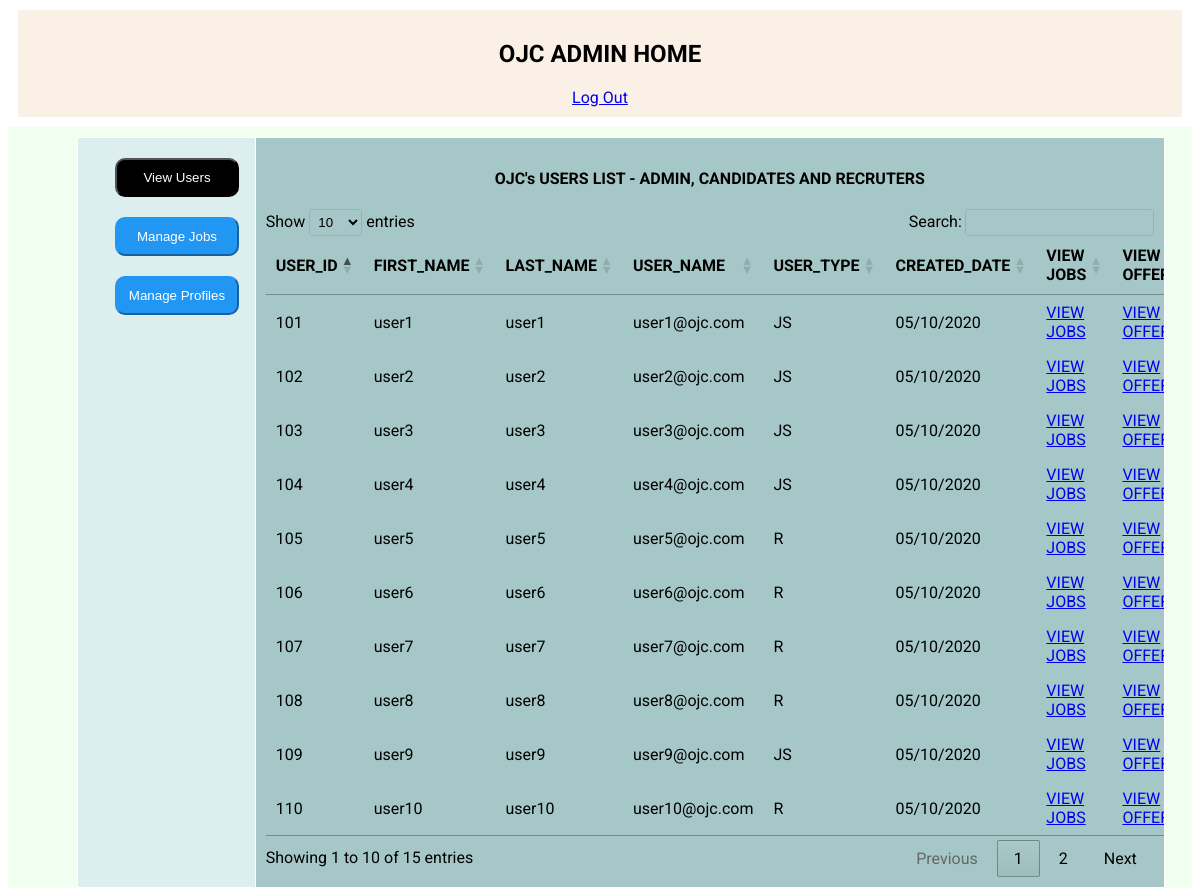
The app's page /admin/admin_index.php (signed in) with its own data.
### tables this page shows
CREATE TABLE IF NOT EXISTS OJC_USER(
	USER_ID			INT NOT NULL AUTO_INCREMENT,
	FIRST_NAME		VARCHAR(50) NOT NULL,
	LAST_NAME  	    VARCHAR(50) NOT NULL,
	USER_NAME		VARCHAR(50) NOT NULL UNIQUE,
	PASSWORD		VARCHAR(255) NOT NULL,
	USER_TYPE_ID 	INT NOT NULL,	
    UPDATED_DATE 	TIMESTAMP DEFAULT CURRENT_TIMESTAMP,
	CONSTRAINT USER_ID_PK PRIMARY KEY(USER_ID),
	CONSTRAINT USER_TYPE_ID_USER_FK FOREIGN KEY(USER_TYPE_ID) REFERENCES OJC_USER_TYPE(USER_TYPE_ID)
);

CREATE TABLE IF NOT EXISTS OJC_USER_TYPE(
	USER_TYPE_ID	INT NOT NULL AUTO_INCREMENT,
	TYPE			VARCHAR(15) NOT NULL,
	CONSTRAINT USER_TYPE_ID_PK PRIMARY KEY(USER_TYPE_ID)
);

### admin/object/user.php (called while the page is built, shortened)
<?php
class user
{
    private $conn;
    public function __construct($db)
    {
        $this->conn = $db;
    }
    function getUserType($userTypeId){
        $result = NULL;
        $query = "SELECT * FROM OJC_USER_TYPE WHERE USER_TYPE_ID = :userTypeId";
        $stmt = $this->conn->prepare($query);
        $stmt->bindParam(':userTypeId', $userTypeId);
        $stmt->execute();
        $userTypeRow = $stmt->fetch(PDO::FETCH_ASSOC);
        if($userTypeRow){
            $result = $userTypeRow['TYPE'];
        }
        return $result;
    }
    function getAllUser()
    {
        $query = "SELECT * FROM OJC_USER";
        $stmt = $this->conn->prepare($query);
        $stmt->execute();
        $userRow = $stmt->fetchAll(PDO::FETCH_ASSOC);
        return $userRow;
    }
}

### admin/home/admin_home.php (the view, shortened to what this page needs)
<?php
include_once('./config/databaseConfig.php');
include_once('./object/user.php');
$database = new DatabaseConfig();
$db = $database->getConnection();
$user = new user($db);
$userRows = $user->getAllUser();
?>
<div class="main">
    <div class="admin-home">
        <div class="options">
            <button class="option set" id="showUser" onclick="showUsersTable();">View Users</button>
            <button class="option" id="showRecruiter" onclick="showJobsTable();">Manage Jobs</button>
            <button class="option" id="showJobSeeker" onclick="showProfilesTable();">Manage Profiles</button>
        </div>
        <div class="content">
            <div class="display" id="showUserContent">
                <h4 style="text-align:center;">OJC's USERS LIST - ADMIN, CANDIDATES AND RECRUTERS</h4>
                <table id="displayUserTable">
                    <thead>
                        <th>USER_ID</th>
                        <th>FIRST_NAME</th>
                        <th>LAST_NAME</th>
                        <th>USER_NAME</th>
                        <th>USER_TYPE</th>
                        <th>CREATED_DATE</th>
                        <th>VIEW JOBS</th>
                        <th>VIEW OFFERS</th>
                    </thead>
                    <tbody>
                        <?php
                        foreach($userRows as $row)
                        {
                            $userType = $user->getUserType($row['USER_TYPE_ID'])?>
                            <tr>
                                <td><?php echo $row['USER_ID'] ?></td>
                                <td><?php echo $row['FIRST_NAME']?></td>
                                <td><?php echo $row['LAST_NAME']?></td>
                                <td><?php echo $row['USER_NAME']?></td>
                                <td><?php echo $userType?></td>
                                <?php
                                    $datetime = $row['UPDATED_DATE'];
                                    $date = date_create($datetime);
                                    $date = date_format($date,"d/m/Y");
                                ?>
                                <td><?php echo $date?></td>
                                <td><a href="javascript:void(0);" onclick="viewJobsByUserId(<?php echo $row['USER_ID'] ?>)">VIEW JOBS</a></td>
                                <td><a href="javascript:void(0);" onclick="viewOffersByUserId(<?php echo $row['USER_ID'] ?>)">VIEW OFFERS</a></td>
                            </tr>
                        <?php
                        } ?>
                    </tbody>
                </table>
            </div>
        </div>
</div>

### admin/admin_index.php (shortened to what this page needs)
<!DOCTYPE html>
<html lang="en">
<head>
    <link rel="stylesheet" type="text/css" href="https://cdn.datatables.net/1.10.21/css/jquery.dataTables.min.css">
    <link rel="stylesheet" type="text/css" href="./css/main.css">
    <link rel="stylesheet" type="text/css" href="./css/admin.css">
    <link rel="stylesheet" type="text/css" href="./css/admin_home.css">
</head>
<body>
    <?php
        include('auth/admin_auth.php');
    ?>
</body>
</html>

### admin/auth/admin_auth.php (shortened to what this page needs)
<?php
    if (isset($_SESSION["username"]))
    {
        include('./includes/admin_home_header.php');
        include('./home/admin_home.php');
    }
    else{
        include('./includes/admin_header.php');
        include('../admin/auth/admin_login.php');
    }
?>

### admin/includes/admin_home_header.php
<div class="header">
    <h2> OJC ADMIN HOME </h2>
    <?php
    if (isset($_SESSION["username"]))
    {?>
        <a class="logOut" href="./auth/admin_auth_handler.php?id=logOut">Log Out</a>
    <?php
    }?>
</div>

### admin/css/main.css (style rules this page uses)
body { font-family: 'Roboto', sans-serif, monospace; }
.header { text-align: center; background-color:#FAF0E6; margin: 10px; padding: 10px; }
.main { margin: 0; padding: 0; background-color:#F0FFF0; font-family: 'Roboto', sans-serif, monospace; width:100%; }

### admin/css/admin_home.css (style rules this page uses)
.admin-home { display: grid; grid-template-columns: 5% 15% auto 5%; padding: 10px 10px 0px 10px; width:100%; }
.admin-home .options { grid-column-start: 2; grid-column-end: 3; border:1px solid white; background-color:rgb(220, 238, 238); display: block; padding:10px; text-align: center; width:100%; }
.admin-home .option { width:70%; }
.admin-home .content { grid-column-start: 3; grid-column-end: 4; border:1px solid white; width:100%; padding:10px; background-color:rgb(166, 199, 199); overflow:auto; }
.admin-home .content #displayUserTable, .admin-home .content #displayRTable, .admin-home .content #displayJSTable { width:90%; }
.admin-home .options .option { padding:10px; border-radius:10px; color:white; border-color:#2196F3; background-color: #2196F3; margin:10px; align-items: center; }
.admin-home .options .set { border-color:black; background-color: black; }
.admin-home .content .display { display:block; }

### records on screen
ojc_user: USER_ID "101", FIRST_NAME "user1", LAST_NAME "user1", USER_NAME "user1@ojc.com", USER_TYPE_ID.TYPE "JS", UPDATED_DATE "05/10/2020"
ojc_user: USER_ID "102", FIRST_NAME "user2", LAST_NAME "user2", USER_NAME "user2@ojc.com", USER_TYPE_ID.TYPE "JS", UPDATED_DATE "05/10/2020"
ojc_user: USER_ID "103", FIRST_NAME "user3", LAST_NAME "user3", USER_NAME "user3@ojc.com", USER_TYPE_ID.TYPE "JS", UPDATED_DATE "05/10/2020"
ojc_user: USER_ID "104", FIRST_NAME "user4", LAST_NAME "user4", USER_NAME "user4@ojc.com", USER_TYPE_ID.TYPE "JS", UPDATED_DATE "05/10/2020"
ojc_user: USER_ID "105", FIRST_NAME "user5", LAST_NAME "user5", USER_NAME "user5@ojc.com", USER_TYPE_ID.TYPE "R", UPDATED_DATE "05/10/2020"
ojc_user: USER_ID "106", FIRST_NAME "user6", LAST_NAME "user6", USER_NAME "user6@ojc.com", USER_TYPE_ID.TYPE "R", UPDATED_DATE "05/10/2020"
ojc_user: USER_ID "107", FIRST_NAME "user7", LAST_NAME "user7", USER_NAME "user7@ojc.com", USER_TYPE_ID.TYPE "R", UPDATED_DATE "05/10/2020"
ojc_user: USER_ID "108", FIRST_NAME "user8", LAST_NAME "user8", USER_NAME "user8@ojc.com", USER_TYPE_ID.TYPE "R", UPDATED_DATE "05/10/2020"
ojc_user: USER_ID "109", FIRST_NAME "user9", LAST_NAME "user9", USER_NAME "user9@ojc.com", USER_TYPE_ID.TYPE "JS", UPDATED_DATE "05/10/2020"
ojc_user: USER_ID "110", FIRST_NAME "user10", LAST_NAME "user10", USER_NAME "user10@ojc.com", USER_TYPE_ID.TYPE "R", UPDATED_DATE "05/10/2020"
